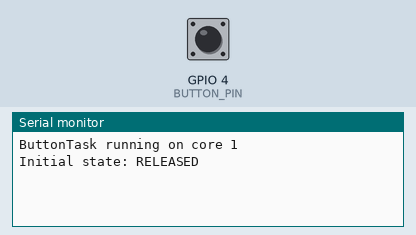
The program below on a simulated ESP32-S3. On the bench: the last lines printed to the serial monitor. The test bench sets the inputs (shaded band); at power-on: GPIO 4 (BUTTON_PIN) HIGH.

Above: at 1.3 s.
1.4 s: GPIO 4 (BUTTON_PIN) pulled LOW for 0.15 s
At 2.7 s:
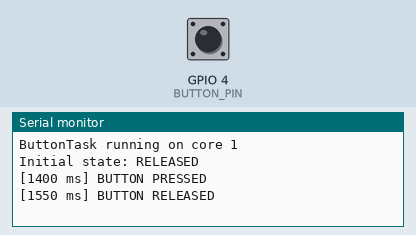
3.0 s: GPIO 4 (BUTTON_PIN) pulled LOW for 1 s
At 3.5 s:
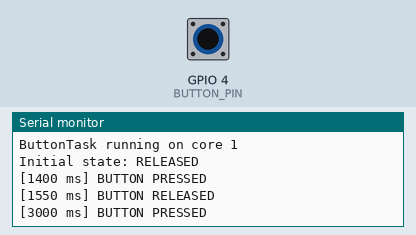
5.5 s: GPIO 4 (BUTTON_PIN) pulled LOW for 0.15 s
At 6.1 s:
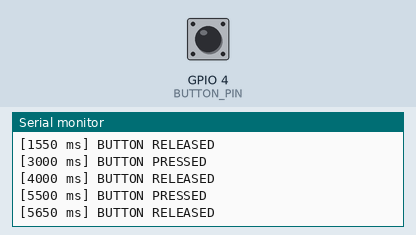

The program:

main.cpp
```cpp
// ESP32-S3 + Arduino (FreeRTOS)
// Contoh: Button saja, dengan ISR -> Queue -> Task (debounce di task)
//
// - BUTTON_PIN memakai internal pull-up (aktif LOW).
// - ISR kirim event "pressed/released" via xQueueSendFromISR.
// - Task di-pin ke core tertentu, melakukan debouncing & logging.
//
// Ubah BUTTON_PIN sesuai hardware Anda.

#include <Arduino.h>

// =================== Konfigurasi ===================
constexpr uint8_t BUTTON_PIN   = 4;
constexpr uint32_t DEBOUNCE_MS = 50;     // debouncing di task
constexpr BaseType_t TASK_CORE = 1;      // pin task ke core: 0 atau 1 (ESP32-S3 punya 2 core)

// =================== Tipe & Global =================
struct BtnEvent {
  uint32_t ms;     // waktu (millis) saat interrupt
  bool pressed;    // true = ditekan (LOW), false = dilepas (HIGH)
};

static QueueHandle_t btnQueue = nullptr;

// (opsional) simpan tick ISR terakhir untuk penyaring super cepat (anti-bounce ekstrim di ISR)
static volatile uint32_t s_lastIsrMs = 0;

// =================== ISR ===========================
void IRAM_ATTR buttonIsr() {
  // Baca level sekarang (aktif LOW)
  bool pressed = (digitalRead(BUTTON_PIN) == LOW);
  uint32_t nowMs = millis();

  // (opsional) hard-limit untuk bounce ekstrem di ISR (mis. 5 ms)
  if ((nowMs - s_lastIsrMs) < 5) return;
  s_lastIsrMs = nowMs;

  BtnEvent ev{nowMs, pressed};
  BaseType_t hpw = pdFALSE;
  if (btnQueue) {
    xQueueSendFromISR(btnQueue, &ev, &hpw);
    if (hpw == pdTRUE) portYIELD_FROM_ISR(); // wake task lebih cepat
  }
}

// =================== Task Handler ==================
void buttonTask(void* pv) {
  (void)pv;
  BtnEvent ev{};
  uint32_t lastHandledMs = 0;
  bool lastStableState = !true; // awalnya "released" (HIGH)

  // Mulai dengan membaca keadaan awal
  lastStableState = (digitalRead(BUTTON_PIN) == LOW); // true jika sedang ditekan saat boot
  Serial.printf("Initial state: %s\n", lastStableState ? "PRESSED" : "RELEASED");

  for (;;) {
    if (xQueueReceive(btnQueue, &ev, portMAX_DELAY) == pdTRUE) {
      // Debounce berbasis waktu di task
      if ((ev.ms - lastHandledMs) < DEBOUNCE_MS) {
        continue; // abaikan bounce
      }
      lastHandledMs = ev.ms;

      // Konfirmasi: baca lagi level saat ini (lebih stabil)
      bool levelNow = (digitalRead(BUTTON_PIN) == LOW);
      if (levelNow != lastStableState) {
        lastStableState = levelNow;
        if (levelNow) {
          // pressed
          Serial.printf("[%lu ms] BUTTON PRESSED\n", (unsigned long)ev.ms);
          // TODO: taruh aksi saat tombol ditekan
        } else {
          // released
          Serial.printf("[%lu ms] BUTTON RELEASED\n", (unsigned long)ev.ms);
          // TODO: taruh aksi saat tombol dilepas
        }
      }
    }
  }
}

// =================== Setup/Loop ====================
void setup() {
  Serial.begin(115200);
  delay(100);

  // Konfigurasi pin tombol: internal pull-up, aktif LOW
  pinMode(BUTTON_PIN, INPUT_PULLUP);

  // Buat queue untuk event tombol
  btnQueue = xQueueCreate(10, sizeof(BtnEvent));
  if (!btnQueue) {
    Serial.println("Gagal membuat queue tombol!");
    for (;;) { vTaskDelay(portMAX_DELAY); }
  }

  // Pasang interrupt pada perubahan level (PRESS & RELEASE)
  attachInterrupt(digitalPinToInterrupt(BUTTON_PIN), buttonIsr, CHANGE);

  // Buat task yang dipin ke core pilihan
  BaseType_t ok = xTaskCreatePinnedToCore(
      buttonTask,       // fungsi task
      "ButtonTask",     // nama task
      3072,             // stack size (words)
      nullptr,          // parameter
      3,                // prioritas (sedikit di atas default)
      nullptr,          // handle (tak perlu)
      TASK_CORE         // pin ke core 0 atau 1
  );

  if (ok != pdPASS) {
    Serial.println("Gagal membuat ButtonTask!");
  } else {
    Serial.printf("ButtonTask running on core %d\n", (int)TASK_CORE);
  }
}

void loop() {
  // Kosongkan; RTOS menjalankan task.
  vTaskDelay(portMAX_DELAY);
}
```

Measured:
- after the input at 1.4 s, the serial monitor: prints a new line at once (image 1)
- after the input at 3.0 s, the serial monitor: prints a new line at once (image 2)
- after the input at 5.5 s, the serial monitor: prints a new line at once (image 3)
